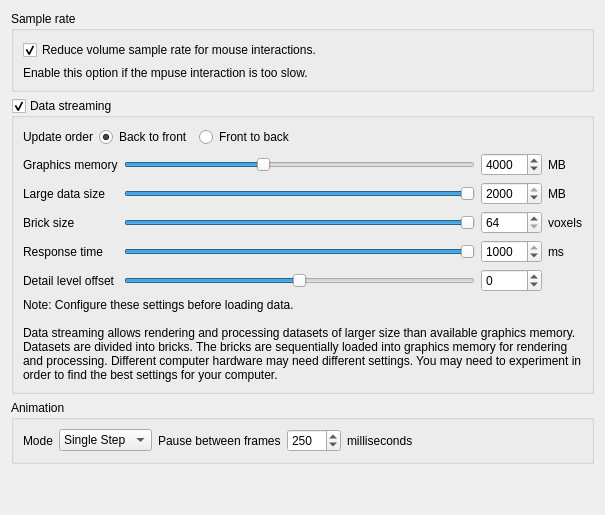
     <widget class="QWidget" name="PerformanceTab">
      <attribute name="title">
       <string>Performance</string>
      </attribute>
      <layout class="QVBoxLayout" name="PerformanceLayout">
       <item>
        <widget class="QGroupBox" name="SampleRateGroupBox">
         <property name="title">
          <string>Sample rate</string>
         </property>
         <layout class="QVBoxLayout" name="SampleRateLayout">
          <item>
           <widget class="QCheckBox" name="ReduceSampleRateCheckBox">
            <property name="text">
             <string>Reduce volume sample rate for mouse interactions.</string>
            </property>
            <property name="checked">
             <bool>true</bool>
            </property>
           </widget>
          </item>
          <item>
           <widget class="QLabel" name="SampleRateNoteLabel">
            <property name="text">
             <string>Enable this option if the mpuse interaction is too slow.</string>
            </property>
           </widget>
          </item>
         </layout>
        </widget>
       </item>
       <item>
        <widget class="QGroupBox" name="DataStreamingGroupBox">
         <property name="title">
          <string>Data streaming</string>
         </property>
         <property name="checkable">
          <bool>true</bool>
         </property>
         <layout class="QVBoxLayout" name="DataStreamingLayout">
          <item>
           <layout class="QHBoxLayout" name="UpdateOrderLayout">
            <item>
             <widget class="QLabel" name="UpdateOrderLabel">
              <property name="text">
               <string>Update order</string>
              </property>
              <property name="buddy">
               <cstring>UpdateOrderBackToFrontButton</cstring>
              </property>
             </widget>
            </item>
            <item>
             <widget class="QRadioButton" name="UpdateOrderBackToFrontButton">
              <property name="text">
               <string>Back to front</string>
              </property>
              <property name="checked">
               <bool>true</bool>
              </property>
              <attribute name="buttonGroup">
               <string notr="true">UpdateOrderButtonGroup</string>
              </attribute>
             </widget>
            </item>
            <item>
             <widget class="QRadioButton" name="UpdateOrderFrontToBackButton">
              <property name="text">
               <string>Front to back</string>
              </property>
              <attribute name="buttonGroup">
               <string notr="true">UpdateOrderButtonGroup</string>
              </attribute>
             </widget>
            </item>
            <item>
             <spacer name="UpdateOrderSpacer">
              <property name="orientation">
               <enum>Qt::Horizontal</enum>
              </property>
              <property name="sizeHint" stdset="0">
               <size>
                <width>10</width>
                <height>10</height>
               </size>
              </property>
             </spacer>
            </item>
           </layout>
          </item>
          <item>
           <layout class="QGridLayout" name="DataStreamingGridLayout">
            <item row="0" column="0">
             <widget class="QLabel" name="GraphicsMemoryLabel">
              <property name="text">
               <string>Graphics memory</string>
              </property>
              <property name="buddy">
               <cstring>GraphicsMemorySpinBox</cstring>
              </property>
             </widget>
            </item>
            <item row="0" column="1">
             <widget class="QSlider" name="GraphicsMemorySlider">
              <property name="minimum">
               <number>100</number>
              </property>
              <property name="maximum">
               <number>10000</number>
              </property>
              <property name="singleStep">
               <number>100</number>
              </property>
              <property name="value">
               <number>4000</number>
              </property>
              <property name="orientation">
               <enum>Qt::Horizontal</enum>
              </property>
             </widget>
            </item>
            <item row="0" column="2">
             <widget class="QSpinBox" name="GraphicsMemorySpinBox">
              <property name="minimum">
               <number>100</number>
              </property>
              <property name="maximum">
               <number>10000</number>
              </property>
              <property name="singleStep">
               <number>100</number>
              </property>
              <property name="value">
               <number>4000</number>
              </property>
             </widget>
            </item>
            <item row="0" column="3">
             <widget class="QLabel" name="GraphicsMemoryUnitsLabel">
              <property name="text">
               <string>MB</string>
              </property>
             </widget>
            </item>
            <item row="1" column="0">
             <widget class="QLabel" name="LargeDataSizeLabel">
              <property name="text">
               <string>Large data size</string>
              </property>
              <property name="buddy">
               <cstring>LargeDataSizeSpinBox</cstring>
              </property>
             </widget>
            </item>
            <item row="1" column="1">
             <widget class="QSlider" name="LargeDataSizeSlider">
              <property name="minimum">
               <number>0</number>
              </property>
              <property name="maximum">
               <number>2000</number>
              </property>
              <property name="singleStep">
               <number>20</number>
              </property>
              <property name="value">
               <number>2000</number>
              </property>
              <property name="orientation">
               <enum>Qt::Horizontal</enum>
              </property>
             </widget>
            </item>
            <item row="1" column="2">
             <widget class="QSpinBox" name="LargeDataSizeSpinBox">
              <property name="maximum">
               <number>2000</number>
              </property>
              <property name="singleStep">
               <number>20</number>
              </property>
              <property name="value">
               <number>2000</number>
              </property>
             </widget>
            </item>
            <item row="1" column="3">
             <widget class="QLabel" name="LargeDataSizeUnitsLabel">
              <property name="text">
               <string>MB</string>
              </property>
             </widget>
            </item>
            <item row="2" column="0">
             <widget class="QLabel" name="BrickSizeLabel">
              <property name="text">
               <string>Brick size</string>
              </property>
              <property name="buddy">
               <cstring>BrickSizeSpinBox</cstring>
              </property>
             </widget>
            </item>
            <item row="2" column="1">
             <widget class="QSlider" name="BrickSizeSlider">
              <property name="minimum">
               <number>64</number>
              </property>
              <property name="maximum">
               <number>4096</number>
              </property>
              <property name="singleStep">
               <number>64</number>
              </property>
              <property name="value">
               <number>4096</number>
              </property>
              <property name="orientation">
               <enum>Qt::Horizontal</enum>
              </property>
             </widget>
            </item>
            <item row="2" column="2">
             <widget class="QSpinBox" name="BrickSizeSpinBox">
              <property name="minimum">
               <number>64</number>
              </property>
              <property name="maximum">
               <number>4096</number>
              </property>
              <property name="singleStep">
               <number>64</number>
              </property>
             </widget>
            </item>
            <item row="2" column="3">
             <widget class="QLabel" name="BrickSizeUnitsLabel">
              <property name="text">
               <string>voxels</string>
              </property>
             </widget>
            </item>
            <item row="3" column="0">
             <widget class="QLabel" name="ResponseTimeLabel">
              <property name="text">
               <string>Response time</string>
              </property>
              <property name="buddy">
               <cstring>ResponseTimeSpinBox</cstring>
              </property>
             </widget>
            </item>
            <item row="3" column="1">
             <widget class="QSlider" name="ResponseTimeSlider">
              <property name="minimum">
               <number>10</number>
              </property>
              <property name="maximum">
               <number>1000</number>
              </property>
              <property name="value">
               <number>1000</number>
              </property>
              <property name="orientation">
               <enum>Qt::Horizontal</enum>
              </property>
             </widget>
            </item>
            <item row="3" column="2">
             <widget class="QSpinBox" name="ResponseTimeSpinBox">
              <property name="minimum">
               <number>10</number>
              </property>
              <property name="maximum">
               <number>1000</number>
              </property>
              <property name="singleStep">
               <number>10</number>
              </property>
              <property name="value">
               <number>1000</number>
              </property>
             </widget>
            </item>
            <item row="3" column="3">
             <widget class="QLabel" name="ResponseTimeUnitsLabel">
              <property name="text">
               <string>ms</string>
              </property>
             </widget>
            </item>
            <item row="4" column="0">
             <widget class="QLabel" name="DetailLevelOffsetLabel">
              <property name="text">
               <string>Detail level offset</string>
              </property>
              <property name="buddy">
               <cstring>DetailLevelOffsetSpinBox</cstring>
              </property>
             </widget>
            </item>
            <item row="4" column="1">
             <widget class="QSlider" name="DetailLevelOffsetSlider">
              <property name="minimum">
               <number>-5</number>
              </property>
              <property name="maximum">
               <number>5</number>
              </property>
              <property name="value">
               <number>0</number>
              </property>
              <property name="orientation">
               <enum>Qt::Horizontal</enum>
              </property>
             </widget>
            </item>
            <item row="4" column="2">
             <widget class="QSpinBox" name="DetailLevelOffsetSpinBox">
              <property name="minimum">
               <number>-5</number>
              </property>
              <property name="maximum">
               <number>5</number>
              </property>
             </widget>
            </item>
           </layout>
          </item>
          <item>
           <widget class="QLabel" name="DataStreamingNoteLabel">
            <property name="text">
             <string>Note: Configure these settings before loading data.

Data streaming allows rendering and processing datasets of larger size than available graphics memory. Datasets are divided into bricks. The bricks are sequentially loaded into graphics memory for rendering and processing. Different computer hardware may need different settings. You may need to experiment in order to find the best settings for your computer.</string>
            </property>
            <property name="wordWrap">
             <bool>true</bool>
            </property>
           </widget>
          </item>
         </layout>
        </widget>
       </item>
       <item>
        <widget class="QGroupBox" name="AnimationGroupBox">
         <property name="title">
          <string>Animation</string>
         </property>
         <layout class="QHBoxLayout" name="AnimationLayout">
          <item>
           <widget class="QLabel" name="AnimationSliderModeLabel">
            <property name="text">
             <string>Mode</string>
            </property>
            <property name="buddy">
             <cstring>AnimationSliderModeComboBox</cstring>
            </property>
           </widget>
          </item>
          <item>
           <widget class="QComboBox" name="AnimationSliderModeComboBox">
            <item>
             <property name="text">
              <string>Single Step</string>
             </property>
            </item>
            <item>
             <property name="text">
              <string>Continuous</string>
             </property>
            </item>
           </widget>
          </item>
          <item>
           <widget class="QLabel" name="AnimationPauseLabel">
            <property name="text">
             <string>Pause between frames</string>
            </property>
            <property name="buddy">
             <cstring>AnimationPauseSpinBox</cstring>
            </property>
           </widget>
          </item>
          <item>
           <widget class="QSpinBox" name="AnimationPauseSpinBox">
            <property name="maximum">
             <number>5000</number>
            </property>
            <property name="singleStep">
             <number>50</number>
            </property>
            <property name="value">
             <number>250</number>
            </property>
           </widget>
          </item>
          <item>
           <widget class="QLabel" name="AnimationPauseUnitsLabel">
            <property name="text">
             <string>milliseconds</string>
            </property>
           </widget>
          </item>
          <item>
           <spacer name="AnimationSpacer">
            <property name="orientation">
             <enum>Qt::Horizontal</enum>
            </property>
            <property name="sizeHint" stdset="0">
             <size>
              <width>40</width>
              <height>20</height>
             </size>
            </property>
           </spacer>
          </item>
         </layout>
        </widget>
       </item>
       <item>
        <spacer name="PerformancetabSpacer">
         <property name="orientation">
          <enum>Qt::Vertical</enum>
         </property>
         <property name="sizeHint" stdset="0">
          <size>
           <width>20</width>
           <height>40</height>
          </size>
         </property>
        </spacer>
       </item>
      </layout>
     </widget>
